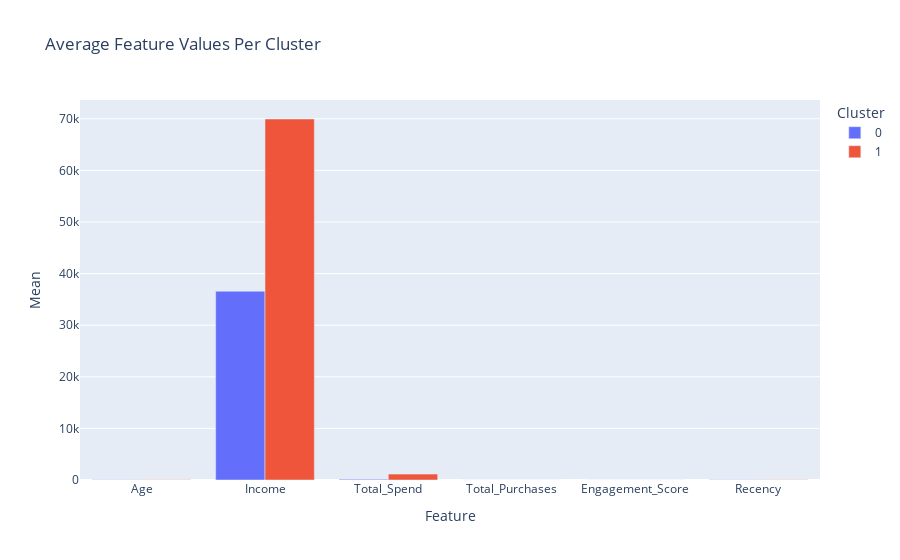

Notebook code cell kept with this figure:
### Markdown cell above
### 14.5 Average Feature Values Per Cluster

### Code cell
profile_avg = df_plot.groupby("Cluster")[parallel_features].mean().round(1)

fig = px.bar(
    profile_avg.T,
    barmode="group",
    title="Average Feature Values Per Cluster",
    labels={"value": "Mean", "index": "Feature"}
)
fig.show()

### Figure 1 — Plotly figure (JSON) as saved in the notebook; plotly's stock layout.template omitted (floating-point values rounded to 4 significant figures)
{"data": [{"alignmentgroup": "True", "hovertemplate": "Cluster=0<br>Feature=%{x}<br>Mean=%{y}<extra></extra>", "legendgroup": "0", "marker": {"color": "#636efa", "pattern": {"shape": ""}}, "name": "0", "offsetgroup": "0", "orientation": "v", "showlegend": true, "textposition": "auto", "type": "bar", "x": ["Age", "Income", "Total_Spend", "Total_Purchases", "Engagement_Score", "Recency"], "xaxis": "x", "y": [44.3, 36580.0, 133.8, 9.0, 8.7, 48.8], "yaxis": "y"}, {"alignmentgroup": "True", "hovertemplate": "Cluster=1<br>Feature=%{x}<br>Mean=%{y}<extra></extra>", "legendgroup": "1", "marker": {"color": "#EF553B", "pattern": {"shape": ""}}, "name": "1", "offsetgroup": "1", "orientation": "v", "showlegend": true, "textposition": "auto", "type": "bar", "x": ["Age", "Income", "Total_Spend", "Total_Purchases", "Engagement_Score", "Recency"], "xaxis": "x", "y": [48.3, 69960.0, 1142.0, 21.5, 17.7, 49.2], "yaxis": "y"}], "layout": {"barmode": "group", "legend": {"title": {"text": "Cluster"}, "tracegroupgap": 0}, "title": {"text": "Average Feature Values Per Cluster"}, "xaxis": {"anchor": "y", "domain": [0, 1], "title": {"text": "Feature"}}, "yaxis": {"anchor": "x", "domain": [0, 1], "title": {"text": "Mean"}}}}
